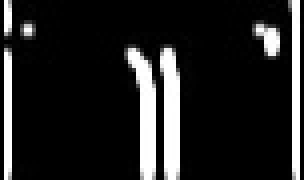
#> input picture final/final_project/photo/sobelx.jpg, 76 x 45 px (shown 4 times larger)
$ python split_image.py
#> lines starting #> are read from the running program, lines starting #| are printed output that depends on the picture
#> further down, image_path is the input picture: shape (45, 76, 3); min 0, max 255, mean 35.3
import cv2

def resize_image(image, scale_factor, interpolation_method):
    """
    將圖像按比例放大或縮小。

    參數:
    - image_path: 原始圖像的路徑
    - scale_factor: 放大倍數（例如：4 表示放大 4 倍）
    - interpolation_method: 插值方法（cv2.INTER_NEAREST, cv2.INTER_LINEAR, 等）
    """
#> called with scale_factor = 4, interpolation_method = 2
    # 讀取圖像
    if image is None:
        print("Error: 無法讀取圖像，請檢查路徑。")
        return

    # 獲取原始圖像的尺寸
    original_height, original_width = image.shape[:2]
#> original_height = 45; original_width = 76
    # 計算新尺寸
    new_width = int(original_width * scale_factor)
#> new_width = 304
    new_height = int(original_height * scale_factor)
#> new_height = 180

    # 進行圖像插值
    resized_image = cv2.resize(image, (new_width, new_height), interpolation=interpolation_method)
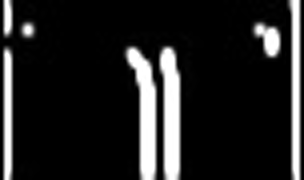
#> resized_image: shape (180, 304, 3); min 0, max 255, mean 35.4
    # 保存結果
    output_path = "./photo/resized_image.png"
    cv2.imwrite(output_path, resized_image)

    return resized_image

# 使用範例
image_path = cv2.imread("./photo/sobelx.jpg") # 替換為你的圖像路徑
scale_factor = 4          # 放大倍數，例如 4 表示 100x100 -> 400x400
interpolation_method = cv2.INTER_CUBIC  # 插值方法，可選 INTER_NEAREST, INTER_LINEAR, INTER_CUBIC, 等

resize_image(image_path, scale_factor, interpolation_method)
